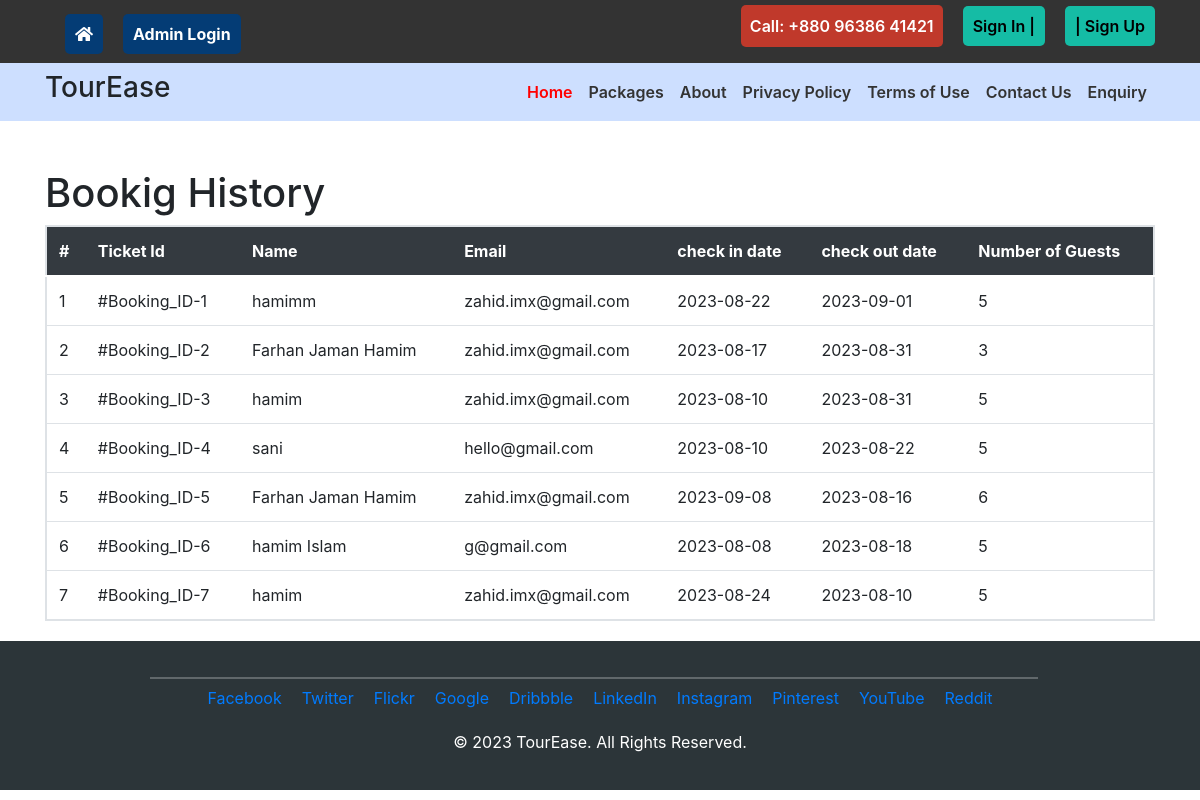
/hotel_book_history.php, run on the app's committed database.
### tables this page shows
CREATE TABLE `hotel_bookings` (
  `id` int(11) NOT NULL,
  `name` varchar(255) NOT NULL,
  `email` varchar(255) NOT NULL,
  `check_in` date NOT NULL,
  `check_out` date NOT NULL,
  `num_guests` int(11) NOT NULL
);

### hotel_book_history.php (the view, shortened to what this page needs)
<!DOCTYPE HTML>
<html>
<head>
    <link href="css/bootstrap.min.css" rel="stylesheet" type="text/css" media="all">
    <link href="css/font-awesome.min.css" rel="stylesheet" type="text/css" media="all">
    <link href="css/mystyle.css" rel="stylesheet" type="text/css">
    <link rel="stylesheet" href="https://maxcdn.bootstrapcdn.com/bootstrap/4.5.2/css/bootstrap.min.css">
    <link href="css/bootstrap.min.css" rel="stylesheet" type="text/css" media="all">
    <link href="css/font-awesome.min.css" rel="stylesheet" type="text/css" media="all">
    <link href="css/mystyle.css" rel="stylesheet" type="text/css" />
    <link rel="stylesheet" href="https://maxcdn.bootstrapcdn.com/bootstrap/4.5.2/css/bootstrap.min.css">
</head>
<body>
    <div class="top-header">
        <?php include('includes/header.php'); ?>
    <div  class="container mt-5">
        <h1>Bookig History</h1>
        <?php
        $servername = "localhost";
        $username = "root";
        $password = "";
        $dbname = "travel";
        $conn = new mysqli($servername, $username, $password, $dbname);
        $sql = "SELECT * FROM hotel_bookings";
        $result = $conn->query($sql);
        if ($result->num_rows > 0) {
            echo '<table class="table">';
            echo '<thead class="thead-dark">';
            echo '<tr><th>#</th><th>Ticket Id</th><th>Name</th><th>Email</th><th>check in date</th><th>check out date</th><th>Number of Guests</th></tr>';
            echo '</thead>';
            echo '<tbody>';
            $cnt = 1;
            while ($row = $result->fetch_assoc()) {
                echo '<tr>';
                echo '<td>' . $cnt . '</td>';
                echo '<td>#Booking_ID-' . $row['id'] . '</td>';
                echo '<td>' . $row['name'] . '</td>';
                echo '<td>' . $row['email'] . '</td>';
                echo '<td>' . $row['check_in'] . '</td>';
                echo '<td>' . $row['check_out'] . '</td>';
                echo '<td>' . $row['num_guests'] . '</td>';
                echo '</tr>';
                $cnt++;
            }
            echo '</tbody>';
            echo '</table>';
        } else {
            echo '<p>No records found.</p>';
        }
        ?>
    </div>
    <?php include('includes/footer.php'); ?>
</body>
</html>

### css/mystyle.css (style rules this page uses)
body, h1, h2, h3, h4, p, ul, li { margin: 0; padding: 0; list-style: none; }
.top-header { background-color: #333!important; color: #fff; }

### hotel_book_history.php (style rules this page uses)
.table { border-collapse: collapse; width: 100%; border: 2px solid #000; }
.table th, .table td { padding: 8px; text-align: left; border: none; }
.table th:first-child, .table td:first-child { border-left: none; }
.table th:last-child, .table td:last-child { border-right: none; }

### includes/footer.php (style rules this page uses)
.container { border-radius: 10px!important; }

### data on the page
hotel_bookings: id "1", name "hamimm", email "zahid.imx@gmail.com", check_in "2023-08-22", check_out "2023-09-01", num_guests "5"
hotel_bookings: id "2", name "Farhan Jaman Hamim", email "zahid.imx@gmail.com", check_in "2023-08-17", check_out "2023-08-31", num_guests "3"
hotel_bookings: id "3", name "hamim", email "zahid.imx@gmail.com", check_in "2023-08-10", check_out "2023-08-31", num_guests "5"
hotel_bookings: id "4", name "sani", email "hello@gmail.com", check_in "2023-08-10", check_out "2023-08-22", num_guests "5"
hotel_bookings: id "5", name "Farhan Jaman Hamim", email "zahid.imx@gmail.com", check_in "2023-09-08", check_out "2023-08-16", num_guests "6"
hotel_bookings: id "6", name "hamim Islam", email "g@gmail.com", check_in "2023-08-08", check_out "2023-08-18", num_guests "5"
hotel_bookings: id "7", name "hamim", email "zahid.imx@gmail.com", check_in "2023-08-24", check_out "2023-08-10", num_guests "5"
